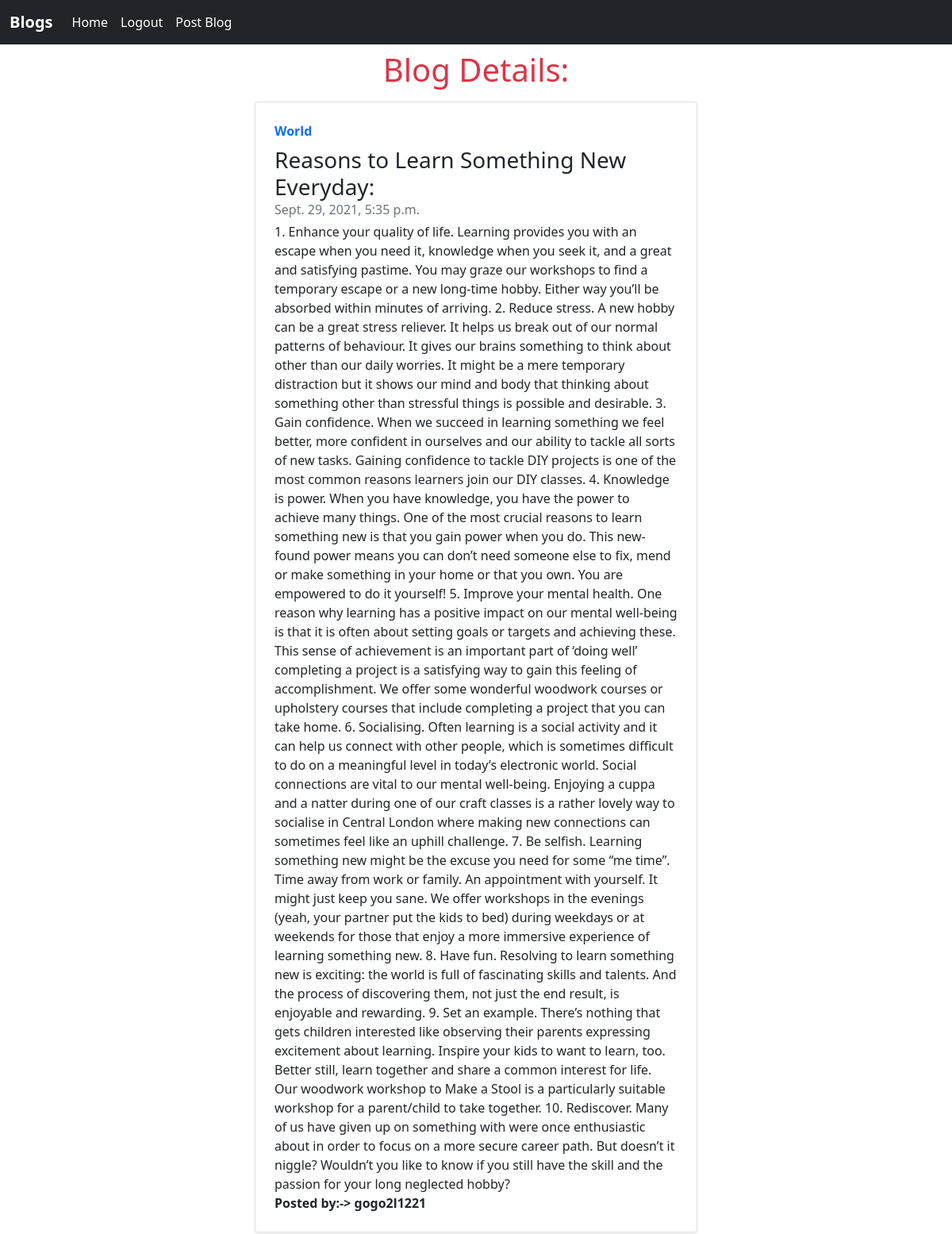
Page /blog_detail/14 (signed in) on the committed database.
### app1/models.py (models this page shows, shortened)
class Blog(models.Model):
    user_id = models.ForeignKey(User, on_delete = models.CASCADE)
    title = models.CharField(max_length = 150)
    dsc = models.TextField()
    date = models.DateTimeField(auto_now_add = True, null = True)

### app1/views.py (the view)
# urls.py: path("blog_detail/<int:id>", views.blog_detail, name = "blog_detail"),
@login_required
def blog_detail(request, id):
    blog = Blog.objects.get(id = id)
    context = {
        "blog":blog
    }
    return render(request, "app1/blog_detail.html", context)

### app1/templates/app1/blog_detail.html (shortened to what this page needs)
<!DOCTYPE html>
<html lang="en">
<head>
    <link href="https://cdn.jsdelivr.net/npm/bootstrap@5.1.0/dist/css/bootstrap.min.css" rel="stylesheet">
</head>
<body>
    <nav class="navbar navbar-expand-lg navbar-dark bg-dark">
        <div class="container-fluid">
          <a class="navbar-brand fw-bold" href="#">Blogs</a>
          <div class="collapse navbar-collapse" id="navbarSupportedContent">
            <ul class="navbar-nav me-auto mb-2 mb-lg-0 text-white">
              <li class="nav-item">
                <a class="nav-link active text-white" aria-current="page" href="/">Home</a>
              </li>
              {% if user.is_authenticated%}
              <li class="nav-item">
                <a class="nav-link text-white" href="/logout/">Logout</a>
              </li>
              <li class="nav-item">
                <a class="nav-link text-white" href="/post_blog/">Post Blog</a>
              </li>
              {%endif%}
            </ul>
          </div>
        </div>
      </nav>
    <div class = "container ">
        <h1 class = "text-center text-danger my-2 mx-auto">Blog Details:</h1>
        {% if blog.id != 6 %}
        <div class="col-md-6 my-3 mx-auto ">
            <div class="row g-0 border rounded overflow-hidden flex-md-row mb-4s shadow-sm h-md-250 position-relative">
              <div class="col p-4 d-flex flex-column position-static">
                <strong class="d-inline-block mb-2 text-primary">World</strong>
                <h3 class="mb-0">{{blog.title}}</h3>
                <div class="mb-1 text-muted">{{blog.date}}</div>
                <p class="card-text mb-auto">{{blog.dsc}}</p>
                <b>Posted by:-> {{blog.user_id.username}}</b>
              </div>
            </div>
        </div>
        {% endif %}
    </div>
</body>
</html>

### rows in the picture
Blog: title "Reasons to Learn Something New Everyday:", date "Sept. 29, 2021, 5:35 p.m.", dsc "1. Enhance your quality of life. Learning provides you with an escape when you need it, knowledge when you seek it, and a great and satisfying pastime. You may graze our workshops to find a temporary escape or a new long-time hobby. Either way you’ll be absorbed within minutes of arriving. 2. Reduce stress. A new hobby can be a great stress reliever. It helps us break out of our normal patterns of behaviour. It gives our brains something to think about other than our daily worries. It might be a mere temporary distraction but it shows our mind and body that thinking about something other than stressful things is possible and desirable. 3. Gain confidence. When we succeed in learning…", user_id.username "gogo2l1221"
